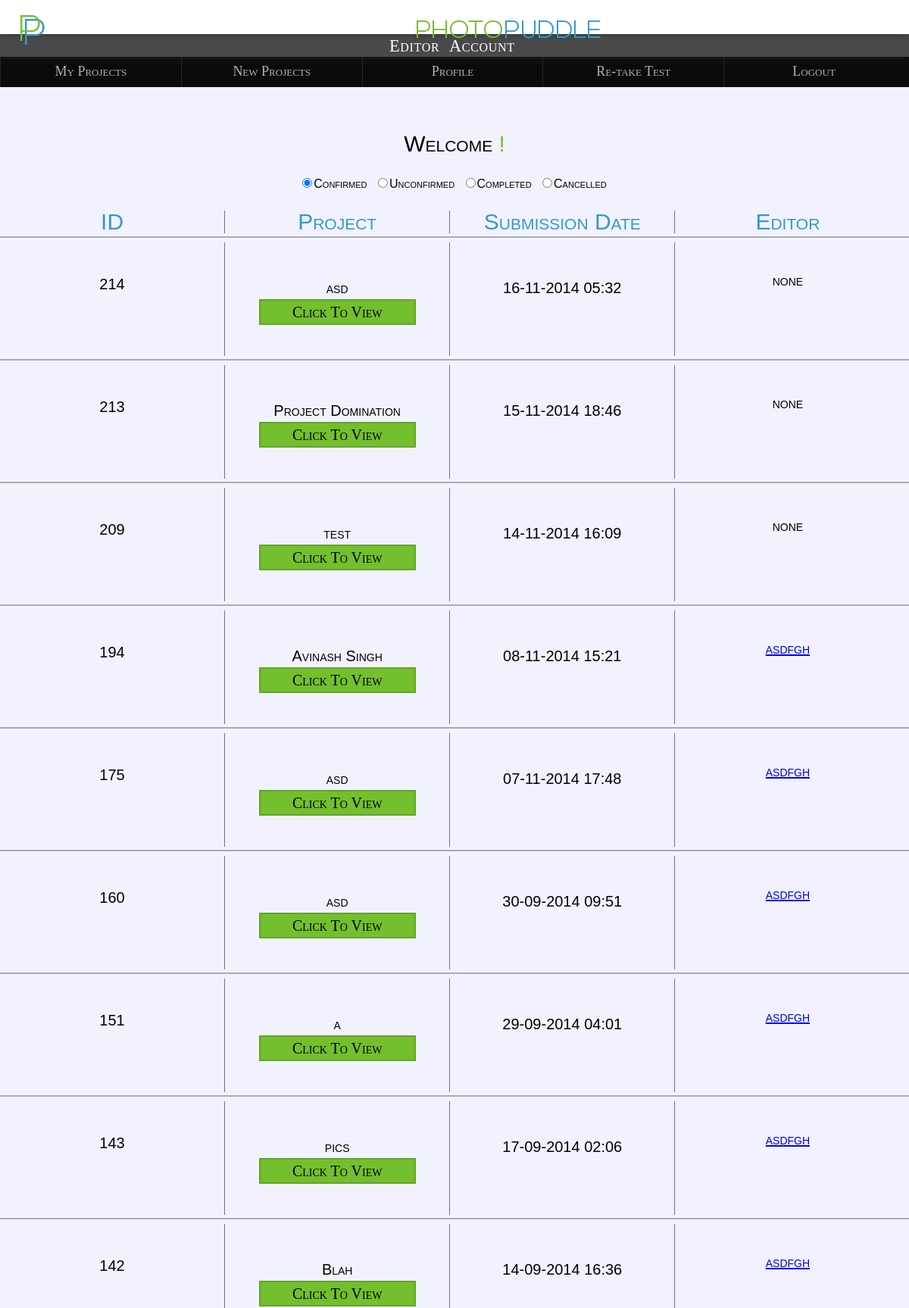
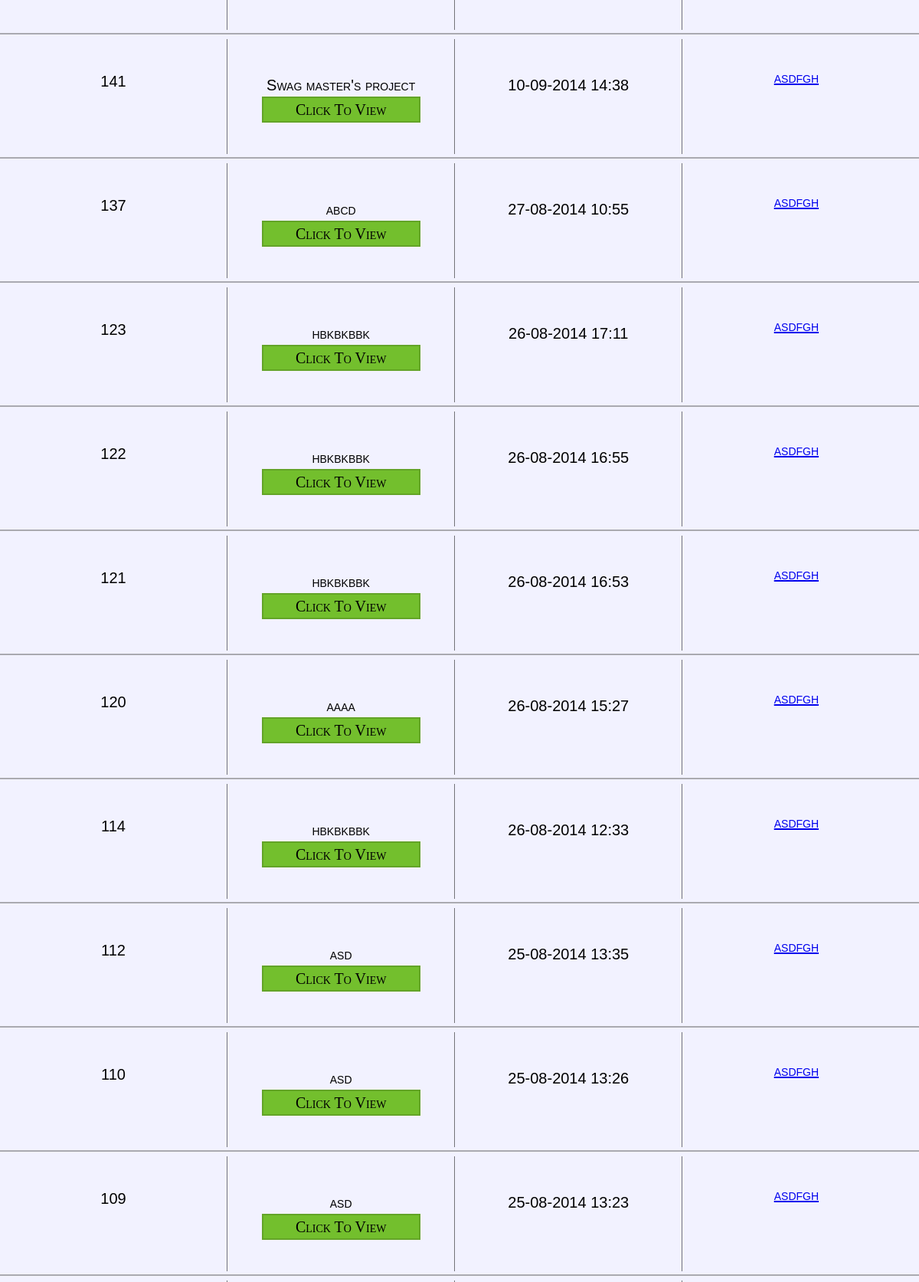
/admin/_projList.php (upper part), run on the app's committed database (2 pictures, top to bottom).
### tables this page shows
CREATE TABLE `projects` (
  `id` int(11) NOT NULL AUTO_INCREMENT,
  `name` varchar(30) DEFAULT NULL,
  `password` text,
  `instructions` varchar(100) DEFAULT NULL,
  `status` int(11) NOT NULL DEFAULT '0',
  `submittime` varchar(20) DEFAULT NULL,
  `customer` int(11) DEFAULT NULL,
  `type` int(11) DEFAULT NULL,
  `checkcode` int(11) DEFAULT NULL,
  `endtime` varchar(20) DEFAULT NULL,
  PRIMARY KEY (`id`)
);

CREATE TABLE `editors` (
  `id` int(11) NOT NULL AUTO_INCREMENT,
  `username` varchar(15) DEFAULT NULL,
  `password` text,
  `signuptime` varchar(20) DEFAULT NULL,
  `email` varchar(30) DEFAULT NULL,
  `firstname` varchar(30) DEFAULT NULL,
  `lastname` varchar(30) DEFAULT NULL,
  `verify` char(6) DEFAULT NULL,
  `status` int(11) DEFAULT '-2',
  `bankname` varchar(50) DEFAULT NULL,
  `ifsc` varchar(11) DEFAULT NULL,
  `acname` varchar(30) DEFAULT NULL,
  `acno` varchar(16) DEFAULT NULL,
  PRIMARY KEY (`id`)
);

### includes/database.php (called while the page is built, shortened)
<?php
class Database{
private static $db;
public static function get_instance()
{
	if(!isset(self::$db))
		self::$db = new Database();
	return self::$db;
}
public function query($query)
{
  if($result=mysql_query($query))
    return $result;
  else
    die($this->last_query()."SQL Error : ".mysql_error());
}
public function fetch_array($result_set)
{
  while($row=mysql_fetch_array($result_set))
    $result_array[]=$row;
  if(isset($result_array))
    return $result_array;
  else
    return NULL;
}
public function num_rows($result)
{
  return mysql_num_rows($result);
}
}

### includes/databaseObject.php (called while the page is built, shortened)
<?php
class DatabaseObject{
public $id,$fields;
public function __construct()
{
if(!isset($this->fields))
  $this->populate_fields();
}
public function populate_fields()
{
  $db=Database::get_instance();
  $result=$db->query("SHOW FIELDS FROM ". static::$tableName);
  $result_array=$db->fetch_array($result);
  if(is_array($result_array))
      foreach($result_array as $row)
        if($row[0]!='id')
          $this->fields[]=$row[0];
}
public static function find_by_id($id)
{
  $result_object = static::find_by_sql("SELECT * FROM ".static::$tableName." WHERE id={$id}");
  return $result_object[0];
}
public static function find_by_sql($query)
{
  $db=Database::get_instance();
  $result=$db->query($query);
  if($db->num_rows($result)>0)
    return static::instantiate($result);
  else
    return NULL;
}
public static function instantiate($result)
{
  $db=Database::get_instance();
  $result_set=$db->fetch_array($result);
  foreach($result_set as $row)
  {
    $obj=new static;
    foreach($row as $key=>$value)
      $obj->$key=$value;
    $result_objects[]=$obj;
  }
  return $result_objects;
}
}

### includes/project.php (called while the page is built, shortened)
<?php
	class Project extends DatabaseObject
	{
		public static function find_by_sql($query)
		{
			$objs = parent::find_by_sql($query);
			return $objs;
		}
		public function is_free()
		{
			$db = Database::get_instance();
			$res = $db->fetch_array($db->query("SELECT * FROM work WHERE project = '{$this->id}' AND status = 0"));
			return !isset($res);
		}
	}

### includes/editor.php (called while the page is built, shortened)
<?php
	class Editor extends User {
		public static function find_for($project)
		{
			$db = Database::get_instance();
			$id = $db->fetch_array($db->query("SELECT editor FROM work WHERE project = {$project->id} AND status = 0"));
			if(!isset($id[0][0]))
				return NULL;
			else
				return self::find_by_id($id[0][0]);
		}
	}

### admin/_projList.php (the view, shortened to what this page needs)
<?php
	$session = AdminSession::get_instance();
	$confirmed = Project::find_by_sql("SELECT id, name, type, submittime FROM projects WHERE status = '".Project::CONFIRMED."' ORDER BY id DESC");
	$unconfirmed = Project::find_by_sql("SELECT id, name, type, submittime FROM projects WHERE status = '".Project::UNCONFIRMED."' ORDER BY id DESC");
?>
 <!DOCTYPE html>
 <html lang="en">
	<head>
	<link href="../css/style_editor.css" rel="stylesheet">
	<link href="../css/reset.css" rel="stylesheet">
	<link rel="stylesheet" href="../css/modal.css">
	<link rel="stylesheet" href="../css/progressbar.css">
	</head>
<body>
	<div id="logobkg">
	<a href="editor.php">
	<img id="instr1" src="../images/pp5.png" onmouseover="this.src='../images/pp6.png'" onmouseout="this.src='../images/pp5.png'"/>
	</a>
	</div>
 <div id='mininav' class='wrap3'>
		<div id="lefter">
		<ul id='navleft' class="submenu">
			<li>
			</li>
		</ul>
		</div>
	</div>
	<div id='wrapper'>
		<h5 id='wel'>Welcome <span class='greenc'><?php echo $session->logged_in_user()->firstname.'!';?></span></h5>
	<div class='pagers'>
		<input type='radio' name='projCategory' id='confirmed' class='projCategory' checked><label for='confirmed'>Confirmed</label>
		<input type='radio' name='projCategory' id='unconfirmed' class='projCategory'><label for='unconfirmed'>Unconfirmed</label>
		<input type='radio' name='projCategory' id='completed' class='projCategory'><label for='completed'>Completed</label>
		<input type='radio' name='projCategory' id='cancelled' class='projCategory'><label for='cancelled'>Cancelled</label>
	</div>
		<div id='confirmedProj'>
			<div id='rowHeader' class='bluec'>
				<div>ID</div>
				<div>Project</div>
				<div>Submission Date</div>
				<div>Editor</div>
			</div>
			<div class='tableHR'></div>
	<?php if(is_array($confirmed))
				foreach($confirmed as $confirmedProj) :?>
			<div class='rowElement'>
				<div class='col1'><?php echo $confirmedProj->id;?></div>
				<div class='col2'><?php echo $confirmedProj->name;?><br/><a href="projView.php?id=<?php echo $confirmedProj->id;?>" style="text-decoration:none;color:inherit;" class='greenb customButton1'>Click To View</a></div>
				<div class='col3'><?php echo strftime('%d-%m-%Y %H:%M',$confirmedProj->submittime);?></div>
				<div class='col4'><?php if(!$confirmedProj->is_free()) $editor = Editor::find_for($confirmedProj); echo (!isset($editor))?"none":"<a href='editorProfile.php?id=".$editor->id."'>".$editor->username."</a>";?></div>
			</div>
			<div class='tableHR'></div>
	<?php endforeach;?>
		</div>
	</div>
</body>
</html>

### css/style_editor.css (style rules this page uses)
* { margin: 0; padding: 0; -webkit-font-smoothing: antialiased; -webkit-box-sizing: border-box; -moz-box-sizing: border-box; box-sizing: border-box; }
body { background-color:#f2f2ff; font-family: Myfont1; }
body,html { height:100%; }
#nav { position: relative; width:100%; top:0; height:0px; z-index: 30; background-color:#1A1A1A; margin-top: 0px; z-index:3; }
#logobkg { text-decoration: none; width: 100%; height: 45px; position: fixed; background: #fff; top: 0; z-index: 3; padding-left: 0px; margin-top: 0px; box-shadow: 0 3px 6px rgba(0,0,0,0.2); (51,153,204,.1)(115,191,45,.4) }
#logobkg a { text-align: center; text-decoration: none; font-family: Myfont1; font-size: 28px; height: 45px; width: 100%; position: relative; display:block; margin:auto; }
#mininav { position: fixed; width:100%; top:0; height:30px; padding-top: 0px; background-color:rgba(26,26,26,0.78); color:#d2d2d2; box-shadow: 0 0 12px #222; font-family: Myfont1; font-variant: small-caps; font-size: 1.4em; margin-top:45px; z-index:2; }
.submenu { width:80%; margin: auto auto; padding-top: 5px; color:#fff; text-align: center; font-variant: small-caps; letter-spacing: 0.7px; }
#lefter { padding-top:0px; }
.wrap3 { width:80%; margin: auto auto; }
#instr1 { outline:0; }
.greenc { color:#73BF2D; }
.bluec { color:#3399CC; }
.greenb { background: #73BF2D; }
#wrapper { margin: 100px auto; font-family: Myfont1, sans-serif ; font-variant: small-caps; }
#wel { font-size: 30px; text-align: center; margin-top: 15px; }
#rowHeader { height: auto; width:100%; }
#rowHeader>div { float: left; width:24.76%; display: inline; font-size: 30px; border-right:1px solid rgba(11,11,11,0.55); text-align: center; }
#rowHeader>div:last-of-type { margin-right: 0; border-right:none; }
.tableHR { clear: both; padding: 2px; width: 100%; height:2px; border-bottom: 2px solid rgba(111,111,111,0.55); }
.rowElement { height: auto; width: 100%; margin-top: 6px; }
.rowElement>div { float: left; width:24.76%; height:150px; display: inline; font-size: 20px; border-right:1px solid rgba(11,11,11,0.55); text-align: center; }
.rowElement>div:last-of-type { border-right:none; margin-right: 0; }
.col2,.col3,.col4m { padding-top: 50px; }
.col4 { padding-top: 40px; padding-bottom:35px; }
.col1 { padding-top:45px; padding-bottom: 35px; }
.customButton1 { outline: none; text-align: center; font-family: MyFont1; font-variant: small-caps; font-size: 20px; padding:5px 5px; margin-top: 5px; border:2px solid rgba(11,11,11,0.15); margin:5px auto; width:70%; display:block; -webkit-transition: all 0.2s ease-out;-moz-transition: all 0.2s ease-out;-ms-transition: all 0.2s ease-out;-o-transition: all 0.2s ease-out;transition: all 0.2s ease-out; }
.pagers { text-align: center; margin: 20px 0; }
.pagers input[type='radio'] { margin: 10px 0px 10px 5px; }
.projCategory { margin-right: 15px; }
.b1 { background-color: #0b0b0b; }
.menuhead { background-color: #000000; width: 100%; }
.menuhead ul { position: relative; display: block; background: #0B0B0B; list-style: none; width: 100%; height: 40px; margin: 0 auto; font-family: Myfont1; font-variant: small-caps; margin-top: 75px; margin-bottom: 10px; }
.menuhead li { position: relative; display: inline-block; border-left: 1px solid rgba(204,204,204,0.15); float: left; height: 40px; width: 19.9%; }
.menuhead li:last-child { border-right: 1px solid rgba(11,11,11,0.3); }
.menuhead li a { color: #b2b2b2; display: block; font-size: 18px; font-family: Myfont1; font-smoothing: antialiased; box-sizing: border-box; padding: 12px auto; overflow: visible; text-align: center; text-decoration: none; font-variant: small-caps; position: absolute; width: 100%; height:100%; padding-top: 10px; -webkit-transition: all 0.3s ease; -moz-transition: all 0.3s ease; -ms-transition: all 0.3s ease; -o-transition: all 0.3s ease; transition: all 0.3s ease; }
.menuhead li { -webkit-transition: all 0.3s ease-out; -moz-transition: all 0.3s ease-out; -ms-transition: all 0.3s ease-out; -o-transition: all 0.3s ease-out; transition: all 0.3s ease-out; }
.pagers label { padding-left:2px; padding-right:5px; }

### css/modal.css (style rules this page uses)
html { overflow-y: scroll; }

### data on the page
projects: id "214", name "asd", submittime "16-11-2014 05:32", shows "none"
projects: id "213", name "Project Domination", submittime "15-11-2014 18:46", shows "none"
projects: id "209", name "test", submittime "14-11-2014 16:09", shows "none"
projects: id "194", name "Avinash Singh", submittime "08-11-2014 15:21", editors.username "asdfgh"
projects: id "175", name "asd", submittime "07-11-2014 17:48"
editors: username "asdfgh"
projects: id "160", name "asd", submittime "30-09-2014 09:51"
projects: id "151", name "a", submittime "29-09-2014 04:01"
projects: id "143", name "pics", submittime "17-09-2014 02:06"
projects: id "142", name "Blah", submittime "14-09-2014 16:36"
projects: id "141", name "Swag master's project", submittime "10-09-2014 14:38"
projects: id "137", name "abcd", submittime "27-08-2014 10:55"
projects: id "123", name "hbkbkbbk", submittime "26-08-2014 17:11"
projects: id "122", name "hbkbkbbk", submittime "26-08-2014 16:55"
projects: id "121", name "hbkbkbbk", submittime "26-08-2014 16:53"
projects: id "120", name "aaaa", submittime "26-08-2014 15:27"
projects: id "114", name "hbkbkbbk", submittime "26-08-2014 12:33"
projects: id "112", name "asd", submittime "25-08-2014 13:35"
projects: id "110", name "asd", submittime "25-08-2014 13:26"
projects: id "109", name "asd", submittime "25-08-2014 13:23"
